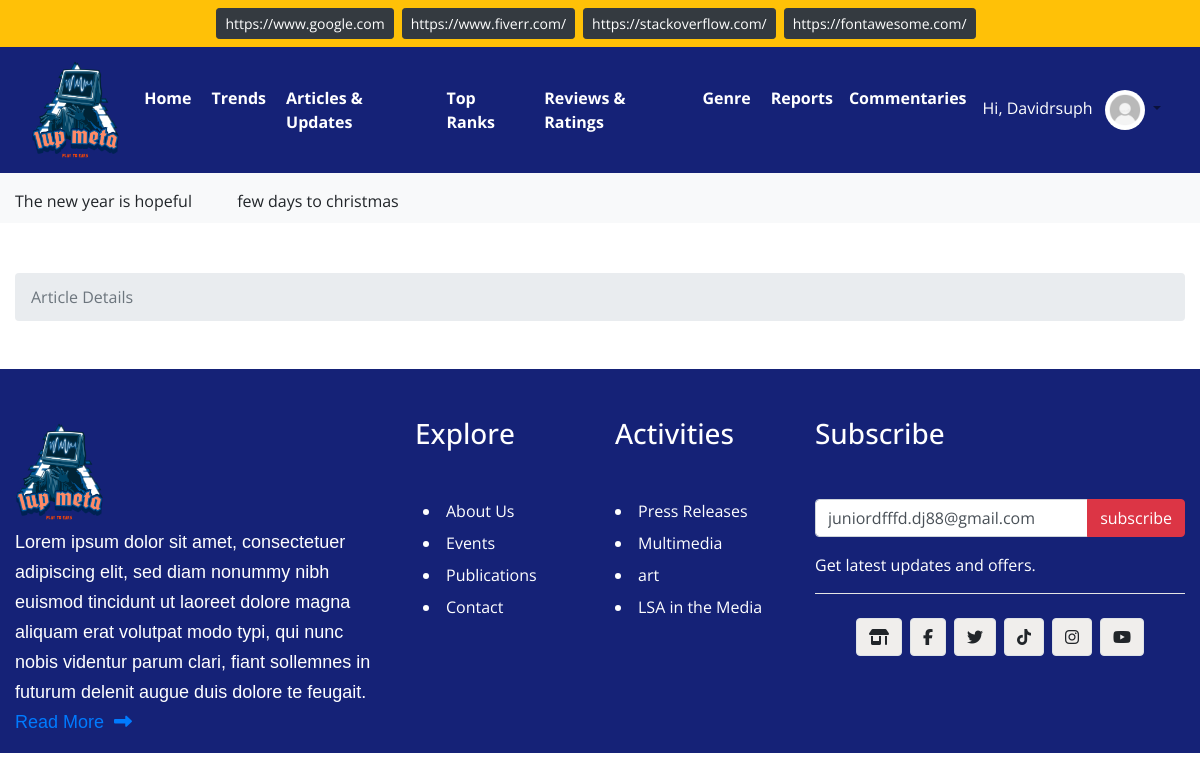
The page /article-details.php (signed in) on the database its author committed.
### tables this page shows
CREATE TABLE IF NOT EXISTS `affiliate` (
  `id` int(11) NOT NULL AUTO_INCREMENT,
  `link` varchar(255) NOT NULL,
  `alt` varchar(255) NOT NULL,
  `Is_Active` int(11) NOT NULL,
  `created_on` timestamp NOT NULL DEFAULT CURRENT_TIMESTAMP ON UPDATE CURRENT_TIMESTAMP,
  PRIMARY KEY (`id`)
);

CREATE TABLE IF NOT EXISTS `announcement` (
  `id` int(11) NOT NULL AUTO_INCREMENT,
  `announcement` varchar(255) NOT NULL,
  `Is_Active` int(11) NOT NULL,
  `created_on` timestamp NOT NULL DEFAULT CURRENT_TIMESTAMP ON UPDATE CURRENT_TIMESTAMP,
  PRIMARY KEY (`id`)
);

### article-details.php (the view, shortened to what this page needs)
<?php
    if(isset($_SESSION['email'])) {
    $user = $_SESSION['username'];
    $email = $_SESSION['email'];
    }
    require 'dbconn.php';
$sql = 'SELECT * FROM affiliate WHERE Is_Active=1';
$statement = $connection->prepare($sql);
$statement->execute();
$affiliate = $statement->fetchAll(PDO::FETCH_ASSOC);
$sql = 'SELECT * FROM announcement WHERE Is_Active=1';
$statement = $connection->prepare($sql);
$statement->execute();
$announcement = $statement->fetchAll(PDO::FETCH_ASSOC);
?>
<!DOCTYPE html>
<html lang="en">
<head>
   <link href="https://cdnjs.cloudflare.com/ajax/libs/font-awesome/5.15.3/css/all.min.css" rel="stylesheet">
  <link rel="stylesheet" type="text/css" href="css/bootstrap.min.css">
  <link rel="stylesheet" type="text/css" href="css/style.css">
  <link rel="stylesheet" type="text/css" href="ratings.css">
</head>
<body>
<div class="container-fluid bg-warning">
    <div class="row justify-content-center">
        <?php foreach($affiliate as $aff): ?>
            <a href="<?php echo $aff["link"]; ?>" target = "_blank" class="btn btn-dark btn-sm text-white mr-2 mt-2 mb-2" alt="<?php echo $aff["alt"]; ?>"><?php echo $aff["link"]; ?></a>
        <?php endforeach; ?>
    </div>
</div>
<section class="w-100 shadow-sm bg-dark">
<div class="container-fluid">
    <nav class="navbar navbar-expand-xl navbar-light text-white bg-transparent">
    <a class="navbar-brand" href="index.php">
    <img src="img/Logo.png" alt="logo" class="img-responsive" height="100" width="auto">
    </a>
    <div class="collapse navbar-collapse" id="navbarNav">
        <ul class="navbar-nav ml-auto">
            <li class="nav-item line">
                <a class="nav-link mr-1 text-white font-weight-bold active" href="index.php">Home</a>
            </li>
            <li class="nav-item line">
                <a class="nav-link mr-1 text-white font-weight-bold" href="#">Trends</a>
            </li>
            <li class="nav-item line">
                <a class="nav-link mr-1 text-white font-weight-bold" href="#">Articles & Updates</a>
            </li>
            <li class="nav-item line">
                <a class="nav-link mr-1 text-white font-weight-bold" href="#">Top Ranks</a>
            </li>
            <li class="nav-item line">
                <a class="nav-link mr-1 text-white font-weight-bold" href="#">Reviews & Ratings</a>
            </li>
            <li class="nav-item line">
                <a class="nav-link mr-1 text-white font-weight-bold" href="#">Genre</a>
            </li>
            <li class="nav-item line">
                <a class="nav-link mb-2 text-white font-weight-bold" href="#">Reports</a>
            </li>
            <li class="nav-item line">
                <a class="nav-link mb-2 text-white font-weight-bold" href="#">Commentaries</a>
            </li>
        </ul>
        <?php
            if(isset($_SESSION['email'])) {
              ?>
               <ul class="navbar-nav ml-auto">
              <li class="nav-item dropdown">
              <a class="nav-link dropdown-toggle" href="#" id="navbarDropdownMenuLink" role="button" data-toggle="dropdown" aria-haspopup="true" aria-expanded="false">
                <label for="" class="text-white">Hi,
                  <?php
                      echo "$user";
                  ?>
                </label>
                <?php
                  if(isset($_SESSION['email'])) {
                    echo '<img src="img/avatar.jpg" width="40" height="40" class="rounded-circle ml-2">';
                  }
                ?>
              </a>
            </li>
          </ul>
              <?php
            }
          ?>
    </div>
    </nav>
</div>
</section>
<div class="container-fluid bg-light">
    <div class="row justify-content-center">
        <div class="col-lg-12">
            <div class="ticker w-100">
                <marquee class="news-content mt-3 mb-3">
                    <?php foreach($announcement as $ann): ?>
                        <p><?php echo $ann["announcement"]; ?></p>
                    <?php endforeach; ?>
                </marquee>
            </div>
        </div>
    </div>
</div>
<div class="container-fluid">
    <div class="mt-5 mb-5">
        <ol class="breadcrumb mb-4 d-block" style="margin-top: 50px;">
            <li class="breadcrumb-item active">Article Details</li>
        </ol>
    </div>
</div>
<div class="footer bg-dark">
    <div class="container-fluid">
        <div class="row justify-content-center">
            <div class="col-lg-4 mt-5">
                <a class="navbar-brand text-center" href="index.php">
                <img src="img/Logo.png" alt="logo" class="img-responsive" height="100" width="auto">
                </a>
                <p class="text-white footer-text">Lorem ipsum dolor sit amet, consectetuer adipiscing elit, sed diam nonummy nibh euismod tincidunt ut laoreet dolore magna aliquam erat volutpat modo typi, qui nunc nobis videntur parum clari, fiant sollemnes in futurum delenit augue duis dolore te feugait. <a class="text-decoration-none" href="aboutus.php">Read More &nbsp;<i class="fas fa-long-arrow-alt-right"></i></a> </p>
            </div>
            <div class="col-lg-2 mt-5">
                <h3 class="text-white mb-5 text-justify">Explore</h3>
                <li class="mb-2 text-white text-justify ml-2"><a href="#" class="text-white">About Us</a></li>
                <li class="mb-2 text-white text-justify ml-2"><a href="#" class="text-white">Events</a></li>
                <li class="mb-2 text-white text-justify ml-2"><a href="#" class="text-white">Publications</a></li>
                <li class="mb-2 text-white text-justify ml-2"><a href="#" class="text-white">Contact</a></li>
            </div>
            <div class="col-lg-2 mt-5">
                <h3 class="text-white mb-5 text-justify">Activities</h3>
                <li class="mb-2 text-white text-justify"><a href="" class="text-white">Press Releases</a></li>
                <li class="mb-2 text-white text-justify"><a href="" class="text-white">Multimedia</a></li>
                <li class="mb-2 text-white text-justify"><a href="" class="text-white">art</a></li>
                <li class="mb-2 text-white text-justify"><a href="" class="text-white">LSA in the Media</a></li>
            </div>
            <div class="col-lg-4 mt-5">
                <h3 class="text-white mb-5 text-justify">Subscribe</h3>
                <form action="article-details.php" method="post">
                    <div class="input-group mb-3">
                        <input type="email" class="form-control" name="subscriber_email" value="<?= $email ?? '' ?>" required placeholder="Your email" aria-label="artpient's email" aria-describedby="basic-addon2">
                        <div class="input-group-append">
                        <input type="submit" name="subscribe" class="btn btn-danger" value="subscribe">
                        </div>
                    </div>
                </form>
                <p class="text-justify text-white mt-2 mb-2">Get latest updates and offers.</p>
                <hr class="bg-white">
                <div class="row justify-content-center mt-4 mb-4 text-white">
                    <a href="" title="link to shop" class="btn btn-default border mr-2 icon"><i class="fas fa-store-alt"></i></a>
                    <a href="" class="btn btn-default border mr-2 icon"><i class="fab fa-facebook-f"></i></a>
                    <a href="" class="btn btn-default border mr-2 icon"><i class="fab fa-twitter"></i></a>
                    <a href="" class="btn btn-default border mr-2 icon"><i class="fab fa-tiktok"></i></a>
                    <a href="" class="btn btn-default border mr-2 icon"><i class="fab fa-instagram"></i></a>
                    <a href="" class="btn btn-default border icon"><i class="fab fa-youtube"></i></a>
                </div>
            </div>
        </div>
    </div>
</div>
</body>
</html>

### css/style.css (style rules this page uses)
body { font-family: 'Open Sans', sans-serif; }
.footer-text { line-height: 30px; font-size: 18px; font-family: "Barlow", sans-serif; }
.icon { background-color: #f0eeec; }
.ticker { display: flex; flex-wrap: wrap; width: 80%; height: 50px; margin: 0 auto }
.news-content p { margin-right: 41px; display: inline }
.bg-dark { background-color: #152277 !important; }

### ratings.css (style rules this page uses)
fieldset, label { margin: 0; padding: 0; }

### rows shown on the page
affiliate: link "https://www.google.com"
affiliate: link "https://www.fiverr.com/"
affiliate: link "https://stackoverflow.com/"
affiliate: link "https://fontawesome.com/"
announcement: announcement "The new year is hopeful"
announcement: announcement "few days to christmas"

### other values the page prints
$user "Davidrsuph"
